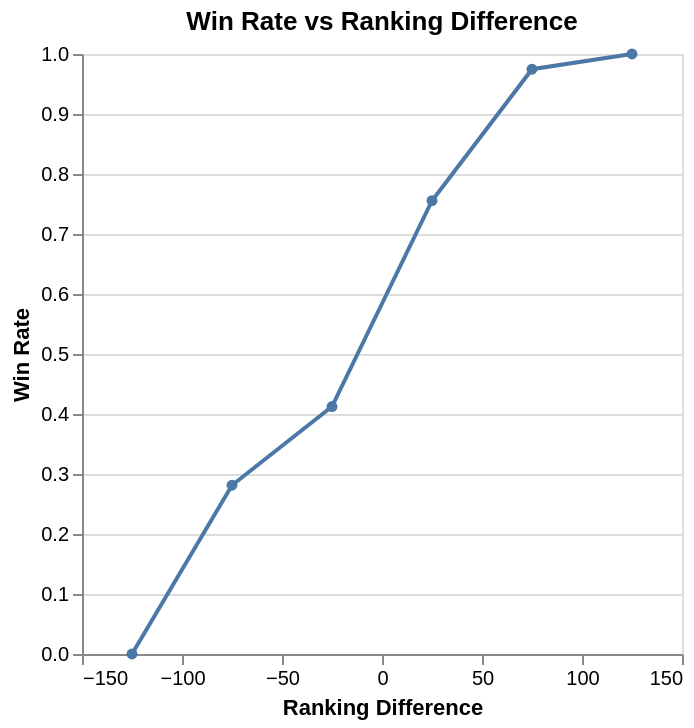

The notebook cell this image was saved under:
### Markdown cell above
**Comparing Win Rate and Ranking Difference**

This plot is showing how the home team’s chance of winning changes based on the ranking difference between the two teams.

### Code cell
win_rank_dif = alt.Chart(model_data,title="Win Rate vs Ranking Difference").mark_line(point=True).encode(
    x=alt.X("rank_diff").bin(True).title("Ranking Difference"),
    y=alt.Y("mean(home_win)").title("Win Rate")
)
win_rank_dif

### Figure 1 — Vega-Lite specification as saved in the notebook (floating-point values rounded to 4 significant figures; data arrays with more than 128 entries replaced by an {"elided": "..."} marker saying what was removed)
{"config": {"view": {"continuousWidth": 300, "continuousHeight": 300}}, "data": {"name": "data-5be60afb0eba2e907130fe514068e3be"}, "mark": {"type": "line", "point": true}, "encoding": {"x": {"bin": true, "field": "rank_diff", "title": "Ranking Difference", "type": "quantitative"}, "y": {"aggregate": "mean", "field": "home_win", "title": "Win Rate", "type": "quantitative"}}, "title": "Win Rate vs Ranking Difference", "$schema": "https://vega.github.io/schema/vega-lite/v6.1.0.json", "datasets": {"data-5be60afb0eba2e907130fe514068e3be": {"elided": "752 records"}}}
